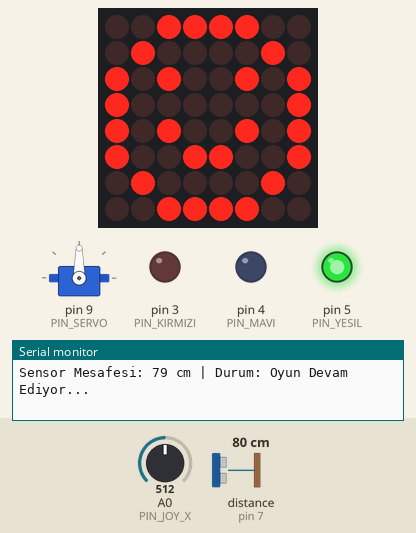
Simulated run of this sketch. Board: Arduino Uno, built with avr-gcc and run on an emulated ATmega328P. On the bench: servo, 8×8 LED matrix, output pins drawn as LEDs (lit = HIGH), the last lines printed to the serial monitor. Wiring (inferred from the names in the program): ultrasonic range finder: trigger pin 6; echo pin 7. Inputs (shaded band) come from the test bench; at power-on: distance to the obstacle (sensor on pin 7) 80 cm, A0 (PIN_JOY_X) = 512. The echo pulse lasts 58.3 µs per cm; pins used as bus, display or sensor lines are not drawn.

Above: at 1.2 s.
1.3 s: distance to the obstacle (sensor on pin 7) set to 12 cm
2.8 s: distance to the obstacle (sensor on pin 7) set to 9 cm
At 4.0 s:
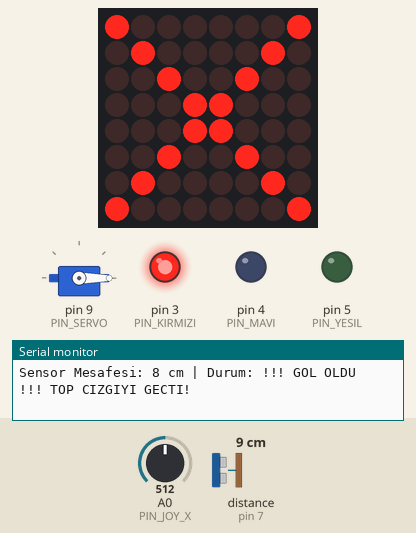
7.4 s: distance to the obstacle (sensor on pin 7) set to 120 cm
At 9.8 s:
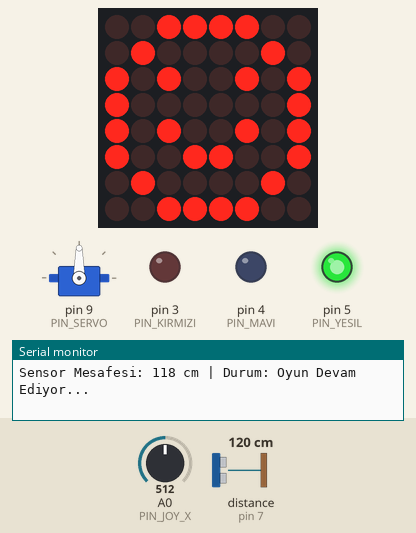
10.4 s: A0 (PIN_JOY_X) set to 676
At 11.4 s:
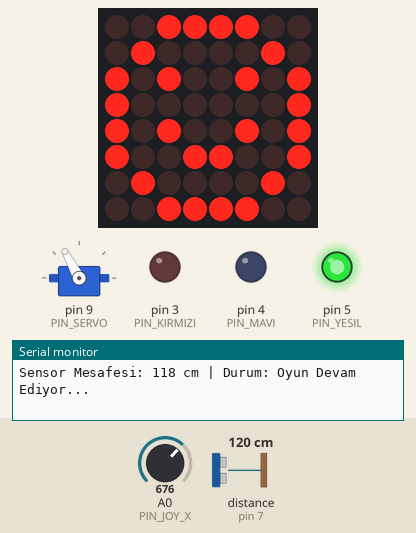
11.9 s: A0 (PIN_JOY_X) set to 699
At 13.1 s:
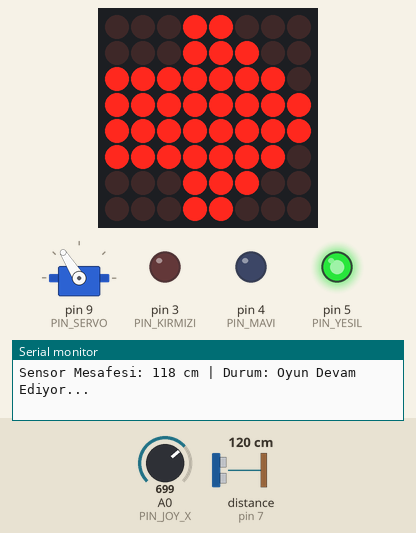
13.4 s: A0 (PIN_JOY_X) set to 306
At 14.0 s:
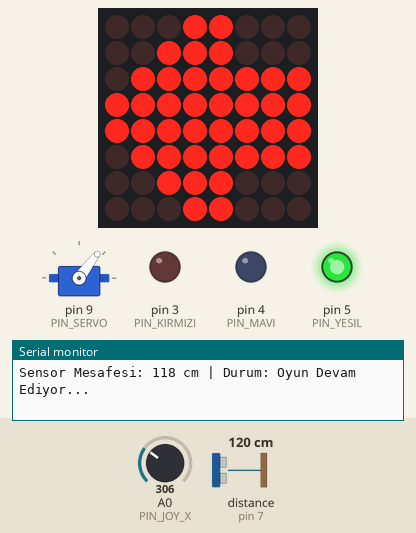
Timing chart, 0 to 15.9 s (numbered marks = the images above; inputs shaded):
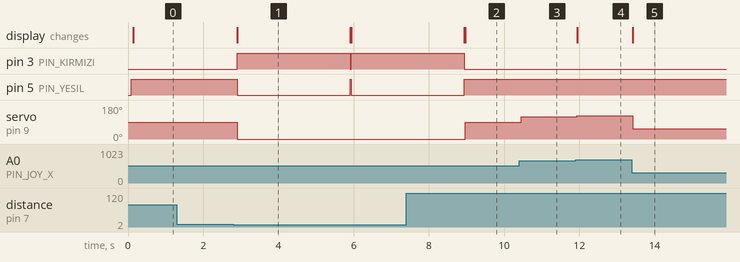

Measured:
- the behaviour switches between 11 and 10 cm on distance to the obstacle (sensor on pin 7) (found by bisection; images 0 and 1)
- the behaviour switches between 687 and 688 on A0 (PIN_JOY_X) (found by bisection; images 3 and 4)
- after the input at 2.8 s, pin 3 (PIN_KIRMIZI): LOW → HIGH after 0.10 s, → LOW 3.0 s later, → HIGH 0.04 s later; pin 5 (PIN_YESIL): HIGH → LOW after 0.10 s, → HIGH 3.0 s later, → LOW 0.04 s later; servo on pin 9 (PIN_SERVO): 90° → 0° after 0.10 s; the display: changes after 0.10 s (image 1)
- after the input at 7.4 s, pin 3 (PIN_KIRMIZI): goes on until 8.9 s, then stays LOW; pin 5 (PIN_YESIL): goes on until 8.9 s, then stays HIGH; servo on pin 9 (PIN_SERVO): 0° → 90° after 1.6 s; the display: first differs from a run without the input after 1.6 s (image 2)
- after the input at 10.4 s, servo on pin 9 (PIN_SERVO): 90° → 118° after 0.05 s
- after the input at 11.9 s, servo on pin 9 (PIN_SERVO): 118° → 122° at once; the display: changes at once (image 4)
- after the input at 13.4 s, servo on pin 9 (PIN_SERVO): 122° → 53° at once; the display: changes at once (image 5)

The sketch:

kaleciuygulamasi-servo-dotmatrix-joystick-ultrasonic-rgbled.ino
```cpp
#include <Servo.h>
#include <LedControl.h>

// --- PIN TANIMLAMALARI ---
const int PIN_JOY_X = A0;  // Joystick X Ekseni
const int PIN_SERVO = 9;   // Kaleci Servosu

// Dot Matrix Pinleri
const int PIN_DIN = 11;
const int PIN_CS  = 10;
const int PIN_CLK = 13;

// Ultrasonik Sensör Pinleri
const int PIN_TRIG = 6;
const int PIN_ECHO = 7;

// RGB LED Pinleri
const int PIN_KIRMIZI = 3;
const int PIN_YESIL   = 5;
const int PIN_MAVI    = 4;

// --- AYARLAR ---
// Sensörün topu algılayacağı maksimum mesafe (Santimetre)
// Kendi kalene göre bu sayıyı Serial Monitor'e bakarak değiştirmelisin!
const int GOL_MESAFESI = 10;

// --- NESNELER ---
Servo kaleciServo;
LedControl lc = LedControl(PIN_DIN, PIN_CLK, PIN_CS, 1);

// --- DOT MATRIX GRAFİKLERİ ---
byte yuzOrtada[8] = { B00111100, B01000010, B10100101, B10000001, B10100101, B10011001, B01000010, B00111100 };
byte okSol[8]     = { B00011000, B00111000, B01111111, B11111111, B11111111, B01111111, B00111000, B00011000 };
byte okSag[8]     = { B00011000, B00011100, B11111110, B11111111, B11111111, B11111110, B00011100, B00011000 };
byte carpiGol[8]  = { B10000001, B01000010, B00100100, B00011000, B00011000, B00100100, B01000010, B10000001 }; // Gol olduğunda çıkacak X

void setup() {
  Serial.begin(9600);

  // Pin Modları
  pinMode(PIN_TRIG, OUTPUT);
  pinMode(PIN_ECHO, INPUT);

  pinMode(PIN_KIRMIZI, OUTPUT);
  pinMode(PIN_YESIL, OUTPUT);
  pinMode(PIN_MAVI, OUTPUT);

  // Servo Başlat
  kaleciServo.attach(PIN_SERVO);

  // Ekran Başlat
  lc.shutdown(0, false);
  lc.setIntensity(0, 5);
  lc.clearDisplay(0);

  Serial.println("=============================================");
  Serial.println("   PENALTI KALESI AKILLI SISTEMI BASLADI     ");
  Serial.println("=============================================");

  rgbRenk(0, 255, 0); // Oyun başlarken Yeşil yan
}

void loop() {
  // ==========================================
  // 1. ULTRASONİK SENSÖR İLE GOL KONTROLÜ
  // ==========================================
  long sure, mesafe;
  digitalWrite(PIN_TRIG, LOW); delayMicroseconds(2);
  digitalWrite(PIN_TRIG, HIGH); delayMicroseconds(10);
  digitalWrite(PIN_TRIG, LOW);

  // pulseIn fonksiyonuna 30000 (30ms) zaman aşımı ekledik ki oyun kasmasın
  sure = pulseIn(PIN_ECHO, HIGH, 30000);
  mesafe = sure * 0.034 / 2; // Süreyi santimetreye çevir

  // Serial Monitor: Sensörün ne gördüğünü yazdır (Hata ayıklamak için)
  Serial.print("Sensor Mesafesi: ");
  Serial.print(mesafe);
  Serial.print(" cm | Durum: ");

  // Eğer mesafe tanımladığımız eşikten küçükse (VE 0 değilse) GOL OLMUŞTUR!
  if (mesafe > 0 && mesafe < GOL_MESAFESI) {
    Serial.println("!!! GOL OLDU !!! TOP CIZGIYI GECTI!");

    // 1. RGB Kırmızı Yanar
    rgbRenk(255, 0, 0);

    // 2. Ekranda X İşareti Çıkar
    sekilCiz(carpiGol);

    // 3. Kaleci Üzüntüden Yere Yatar (0 Derece)
    kaleciServo.write(0);

    // Oyunu 3 saniye durdur (Gol kutlaması / Üzüntüsü)
    delay(3000);

    // Oyun Yeniden Başlıyor
    Serial.println("--- OYUN YENIDEN BASLIYOR ---");
    rgbRenk(0, 255, 0); // Tekrar Yeşil yan
    lc.clearDisplay(0);

  } else {
    // ==========================================
    // 2. GOL YOKSA OYUN DEVAM EDİYOR (NORMAL MOD)
    // ==========================================
    Serial.println("Oyun Devam Ediyor...");
    rgbRenk(0, 255, 0); // Yeşil yanmaya devam et

    // Joystick Oku ve Kaleciyi Hareket Ettir
    int joyDeger = analogRead(PIN_JOY_X);
    int servoAci = map(joyDeger, 0, 1023, 0, 180);
    kaleciServo.write(servoAci);

    // Ekrana Yönleri Çiz
    if (servoAci < 60) {
      sekilCiz(okSol);
    }
    else if (servoAci > 120) {
      sekilCiz(okSag);
    }
    else {
      sekilCiz(yuzOrtada);
    }
  }

  delay(20); // Sistem rahatlasın diye minik bir bekleme
}

// --- YARDIMCI FONKSİYONLAR ---

// Dot Matrix Çizim Fonksiyonu
void sekilCiz(byte sekil[]) {
  for(int i = 0; i < 8; i++) {
    lc.setRow(0, i, sekil[i]);
  }
}

// RGB LED Renk Ayarlama Fonksiyonu
void rgbRenk(int k, int y, int m) {
  analogWrite(PIN_KIRMIZI, k);
  analogWrite(PIN_YESIL, y);
  analogWrite(PIN_MAVI, m);
}
```
